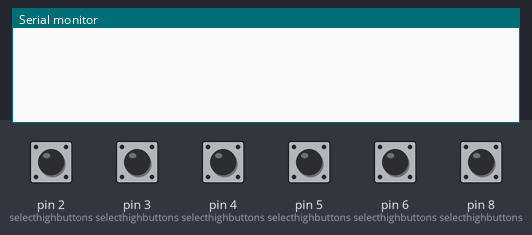
Bench run of a sketch on a simulated Arduino Leonardo, built with avr-gcc and run on an emulated ATmega32U4. Parts: the last lines printed to the serial monitor. The inputs (shaded band) are chosen by the test bench; at power-on: pin 2 (selecthighbuttons), pin 3 (selecthighbuttons), pin 4 (selecthighbuttons), pin 5 (selecthighbuttons), pin 6 (selecthighbuttons), pin 8 (selecthighbuttons) HIGH.

Above: at 1.2 s.
1.3 s: pin 2 (selecthighbuttons) pulled LOW for 0.15 s
At 1.9 s:
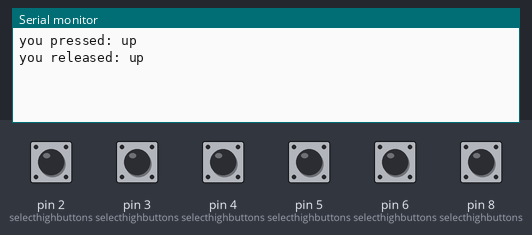
3.0 s: pin 3 (selecthighbuttons) pulled LOW for 0.15 s
At 3.8 s:
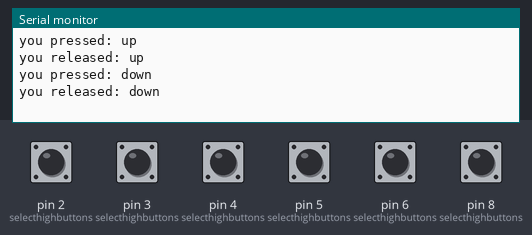
4.7 s: pin 4 (selecthighbuttons) pulled LOW for 0.15 s
At 5.7 s:
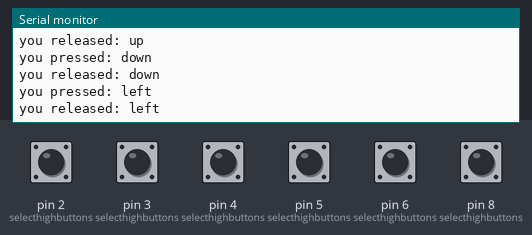
6.3 s: pin 5 (selecthighbuttons) pulled LOW for 0.15 s
At 7.0 s:
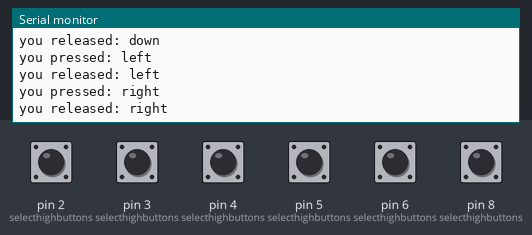
7.9 s: pin 6 (selecthighbuttons) pulled LOW for 0.15 s
At 8.4 s:
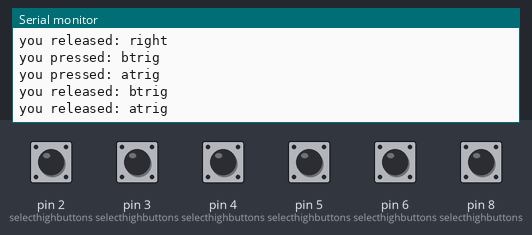
9.5 s: pin 8 (selecthighbuttons) pulled LOW for 0.15 s
At 11.1 s:
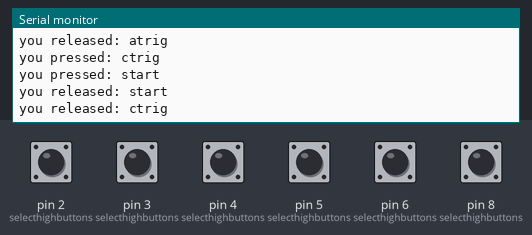

Measured:
- after the input at 1.3 s, the serial monitor: prints a new line after 0.06 s (image 1)
- after the input at 3.0 s, the serial monitor: prints a new line at once (image 2)
- after the input at 4.7 s, the serial monitor: prints a new line at once (image 3)
- after the input at 6.3 s, the serial monitor: prints a new line at once (image 4)
- after the input at 7.9 s, the serial monitor: prints a new line at once (image 5)
- after the input at 9.5 s, the serial monitor: prints a new line at once (image 6)

The sketch:

GenM8.ino
```cpp
// GenM8 - sega genesis controller model no. 1650 midiusb to the dirtywave m8 tracker

#include "MIDIUSB.h"
#define NUM_BUTTONS 8

bool buttonB = false;
bool buttonA = false;
bool buttonC = false;
bool buttonSTART = false;
bool buttonLEFT = false;
bool buttonRIGHT = false;
bool buttonUP = false;
bool buttonDOWN = false;
//                        SEGA no. 1650 (alternate)    M8       M8/SEGA
const uint8_t button1 = 2;  // up high               0(play)      B
const uint8_t button2 = 3;  // down high             1(shift)     A
const uint8_t button3 = 4;  // left high             2(edit)      C
const uint8_t button4 = 5;  // right high            3(option)    START
const uint8_t button5 = 6;  // a trig pin 7 low      4(left)      L
const uint8_t button6 = 6;  // b trig pin 7 high     5(right)     R
const uint8_t button7 = 8;  // c trig pin 7 low      6(up)        U
const uint8_t button8 = 8;  // start pin 7 high      7(down)      D

const uint8_t channel = 9;
const uint8_t offset = 0;

const uint8_t selecthighbuttons[NUM_BUTTONS - 2] = { button1, button2, button3, button4, button5, button7 };
const uint8_t selectlowbuttons[2] = { button6, button8 };
// const uint8_t selecthighcommands[NUM_BUTTONS - 2] = { 0 + offset, 1 + offset, 2 + offset, 3 + offset, 4 + offset, 6 + offset };
// const uint8_t selectlowcommands[2] = { 5 + offset, 7 + offset }; (0,1,2,3,4,6) (5,7) maps the 1650 to an alternate orientation

const uint8_t selecthighcommands[NUM_BUTTONS - 2] = { 6 + offset, 7 + offset, 4 + offset, 5 + offset, 3 + offset, 2 + offset };
const uint8_t selectlowcommands[2] = { 1 + offset, 0 + offset }; // (6,7,4,5,3,2) (1,0) maps the 1650 to the correct orientation

bool *selecthighbool[NUM_BUTTONS - 2] = { &buttonB, &buttonC, &buttonUP, &buttonDOWN, &buttonLEFT, &buttonRIGHT };  //& give a pointer to a variable rather than value of the variable
bool *selectlowbool[2] = { &buttonA, &buttonSTART };

const char buttonbtrig[] = "btrig"; // unit test
const char buttonatrig[] = "atrig";
const char buttonctrig[] = "ctrig";
const char buttonstart[] = "start";
const char buttonleft[] = "left";
const char buttonright[] = "right";
const char buttonup[] = "up";
const char buttondown[] = "down";

const char *selecthighbuttonnames[NUM_BUTTONS - 2] = { buttonup, buttondown, buttonleft, buttonright, buttonbtrig, buttonctrig };
const char *selectlowbuttonnames[2] = { buttonatrig, buttonstart };

uint8_t notesTime[NUM_BUTTONS];
uint8_t pressedButtons = 0x00;
uint8_t previousButtons = 0x00;
uint8_t intensity;

void setup() {

  Serial.begin(115200);

  for (int i = 0; i < NUM_BUTTONS; i++) {

    pinMode(selecthighbuttons[i], INPUT_PULLUP);
  }

  pinMode(7, OUTPUT);
}

void buttoncheckup() {

  char OutputBuffer[64];

  digitalWrite(7, HIGH);

  for (int i = 0; i < (NUM_BUTTONS - 2); i++) {

    if (!digitalRead(selecthighbuttons[i])) {
      if (!*selecthighbool[i]) {
        sprintf(OutputBuffer, "you pressed: %s", selecthighbuttonnames[i]);
        Serial.println(OutputBuffer);
        *selecthighbool[i] = true;
        // Serial.print(selecthighcommands[i]);  unit test
        // Serial.println(" this key was sent");
        noteOn(channel, selecthighcommands[i], 100);
      }
    } else if (*selecthighbool[i]) {
      sprintf(OutputBuffer, "you released: %s", selecthighbuttonnames[i]);
      Serial.println(OutputBuffer);
      *selecthighbool[i] = false;
      noteOff(channel, selecthighcommands[i], 100);
    }
  }

  digitalWrite(7, LOW);

  for (int i = 0; i < 2; i++) {

    if (!digitalRead(selectlowbuttons[i])) {
      if (!*selectlowbool[i]) {
        sprintf(OutputBuffer, "you pressed: %s", selectlowbuttonnames[i]);
        Serial.println(OutputBuffer);
        *selectlowbool[i] = true;
        noteOn(channel, selectlowcommands[i], 100);
      }

    } else if (*selectlowbool[i]) {
      sprintf(OutputBuffer, "you released: %s", selectlowbuttonnames[i]);
      Serial.println(OutputBuffer);
      *selectlowbool[i] = false;
      noteOff(channel, selectlowcommands[i], 100);
    }
    MidiUSB.flush();
    delay(40); // any delay around 40-60 provides instant feedback on M8
  }
}

void loop() {

  buttoncheckup();

}

// First parameter is the event type (0x0B = control change).
// Second parameter is the event type, combined with the channel.
// Third parameter is the control number number (0-119).
// Fourth parameter is the control value (0-127).

void controlChange(byte channel, byte control, byte value) {

  midiEventPacket_t event = { 0x0B, 0xB0 | channel, control, value };

  MidiUSB.sendMIDI(event);
}

/*
First parameter is the event type (0x09 = note on, 0x08 = note off).
Second parameter is note-on/note-off, combined with the channel.
Channel can be anything between 0-15. Typically reported to the user as 1-16.
Third parameter is the note number (48 = middle C).
Fourth parameter is the velocity (64 = normal, 127 = fastest).
*/

void noteOn(byte channel, byte pitch, byte velocity) {

  midiEventPacket_t noteOn = { 0x09, 0x90 | channel, pitch, velocity };

  MidiUSB.sendMIDI(noteOn);
}

void noteOff(byte channel, byte pitch, byte velocity) {
  //Serial.print

  midiEventPacket_t noteOff = { 0x08, 0x80 | channel, pitch, velocity };

  MidiUSB.sendMIDI(noteOff);
}

//happy tracking (=*o*)/ _kaibuster
```
